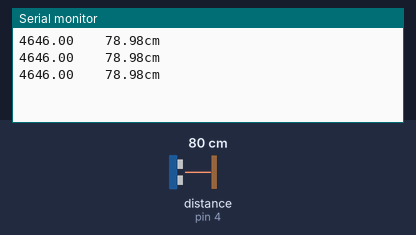
Simulated run of this sketch. Board: Arduino Uno, built with avr-gcc and run on an emulated ATmega328P. Shown: the last lines printed to the serial monitor. Wiring (inferred from the names in the program): ultrasonic range finder: trigger pin 3; echo pin 4. The test bench sets the inputs (shaded band); at power-on: distance to the obstacle (sensor on pin 4) 80 cm. The echo pulse lasts 58.3 µs per cm.

Above: at 1.3 s.
1.4 s: distance to the obstacle (sensor on pin 4) set to 2 cm
At 1.9 s:
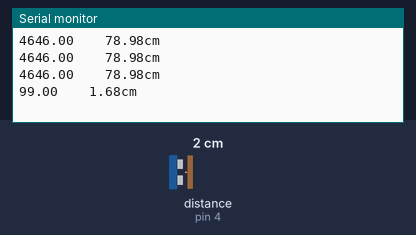
2.9 s: distance to the obstacle (sensor on pin 4) set to 4 cm
At 3.4 s:
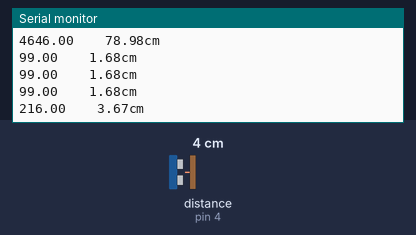
Timing chart, 0 to 5.9 s (numbered marks = the images above; inputs shaded):
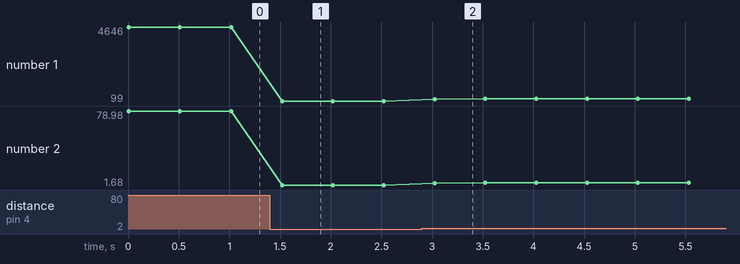

The sketch:

ultrasonic01.ino
```cpp
int pinGnd = 5;
int pinEcho = 4;
int pinTrigger = 3;
int pinVcc = 2;

void setup() {
  // put your setup code here, to run once:
  Serial.begin(115200);

  pinMode(pinGnd, OUTPUT);
  pinMode(pinVcc, OUTPUT);
  pinMode(pinTrigger, OUTPUT);
  pinMode(pinEcho, INPUT);
  digitalWrite(pinGnd, LOW);
  digitalWrite(pinVcc, HIGH);
}

void loop() {
  // put your main code here, to run repeatedly:
  float fDuration, fDistance;

  //giving the ultrasonic burst
  digitalWrite(pinTrigger, HIGH);
  delayMicroseconds(10);
  digitalWrite(pinTrigger, LOW);
  //time that the echo pin was HIGH
  fDuration = pulseIn(pinEcho, HIGH);
  Serial.print(fDuration);
  Serial.print("    ");
  //340m -> cm 로 변환, duration micro-> second
  fDistance = ((float)(340 * fDuration)) / 10000 / 2;
  Serial.print(fDistance);
  Serial.println("cm");
  delay(500);
}
```

Measured:
- after the input at 1.4 s, the serial monitor: prints a new line after 0.12 s (image 1)
- after the input at 2.9 s, the serial monitor: prints a new line after 0.12 s (image 2)
- plotted number 1: 4646 → 99 after the input at 1.4 s, 99 → 235 after the input at 2.9 s
- plotted number 2: 78.98 → 1.68 after the input at 1.4 s, 1.68 → 4 after the input at 2.9 s
